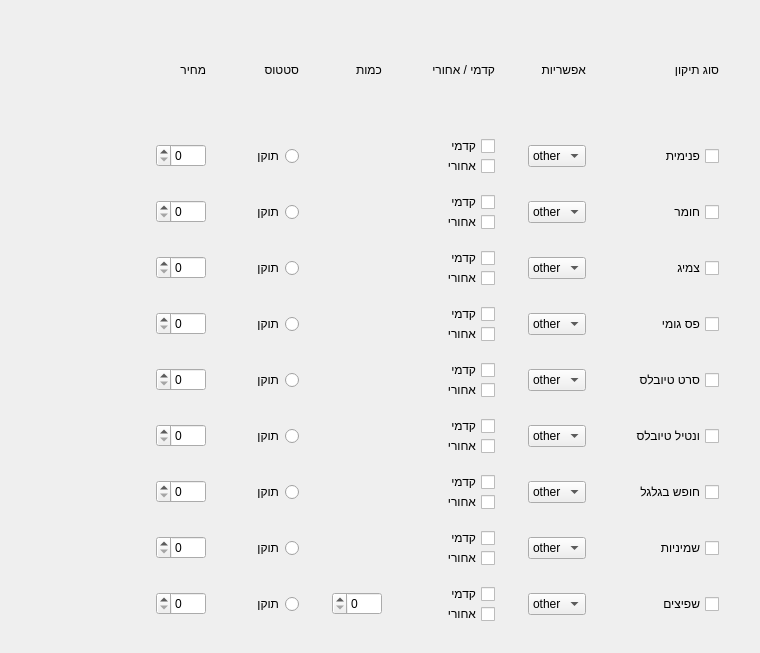
    <widget class="QWidget" name="wheel_tab">
     <attribute name="title">
      <string>גלגלים</string>
     </attribute>
     <widget class="QWidget" name="gridLayoutWidget">
      <property name="geometry">
       <rect>
        <x>130</x>
        <y>10</y>
        <width>621</width>
        <height>634</height>
       </rect>
      </property>
      <property name="layoutDirection">
       <enum>Qt::LeftToRight</enum>
      </property>
      <layout class="QGridLayout" name="gridLayout">
       <property name="bottomMargin">
        <number>0</number>
       </property>
       <property name="horizontalSpacing">
        <number>7</number>
       </property>
       <item row="6" column="0">
        <widget class="QSpinBox" name="tubeless_tape_price">
         <property name="maximumSize">
          <size>
           <width>50</width>
           <height>16777215</height>
          </size>
         </property>
         <property name="layoutDirection">
          <enum>Qt::RightToLeft</enum>
         </property>
        </widget>
       </item>
       <item row="5" column="0">
        <widget class="QSpinBox" name="tire_liner_price">
         <property name="maximumSize">
          <size>
           <width>100</width>
           <height>16777215</height>
          </size>
         </property>
         <property name="layoutDirection">
          <enum>Qt::RightToLeft</enum>
         </property>
        </widget>
       </item>
       <item row="4" column="1">
        <widget class="QRadioButton" name="tire_fixed">
         <property name="layoutDirection">
          <enum>Qt::RightToLeft</enum>
         </property>
         <property name="text">
          <string>תוקן</string>
         </property>
        </widget>
       </item>
       <item row="1" column="2">
        <widget class="QLabel" name="label_17">
         <property name="enabled">
          <bool>true</bool>
         </property>
         <property name="maximumSize">
          <size>
           <width>50</width>
           <height>16777215</height>
          </size>
         </property>
         <property name="layoutDirection">
          <enum>Qt::RightToLeft</enum>
         </property>
         <property name="text">
          <string>כמות</string>
         </property>
        </widget>
       </item>
       <item row="1" column="1">
        <widget class="QLabel" name="label_7">
         <property name="enabled">
          <bool>true</bool>
         </property>
         <property name="layoutDirection">
          <enum>Qt::RightToLeft</enum>
         </property>
         <property name="text">
          <string>סטטוס</string>
         </property>
        </widget>
       </item>
       <item row="5" column="1">
        <widget class="QRadioButton" name="tire_liner_fixed">
         <property name="layoutDirection">
          <enum>Qt::RightToLeft</enum>
         </property>
         <property name="text">
          <string>תוקן</string>
         </property>
        </widget>
       </item>
       <item row="3" column="1">
        <widget class="QRadioButton" name="seal_fixed">
         <property name="layoutDirection">
          <enum>Qt::RightToLeft</enum>
         </property>
         <property name="text">
          <string>תוקן</string>
         </property>
        </widget>
       </item>
       <item row="4" column="0">
        <widget class="QSpinBox" name="tire_price">
         <property name="maximumSize">
          <size>
           <width>100</width>
           <height>16777215</height>
          </size>
         </property>
         <property name="layoutDirection">
          <enum>Qt::RightToLeft</enum>
         </property>
        </widget>
       </item>
       <item row="10" column="4">
        <widget class="QComboBox" name="FSpokesComboBox">
         <property name="layoutDirection">
          <enum>Qt::LeftToRight</enum>
         </property>
         <item>
          <property name="text">
           <string>other</string>
          </property>
         </item>
        </widget>
       </item>
       <item row="6" column="4">
        <widget class="QComboBox" name="TubeLessTapeComboBox">
         <property name="layoutDirection">
          <enum>Qt::LeftToRight</enum>
         </property>
         <item>
          <property name="text">
           <string>other</string>
          </property>
         </item>
        </widget>
       </item>
       <item row="7" column="1">
        <widget class="QRadioButton" name="tubeless_value_fixed">
         <property name="layoutDirection">
          <enum>Qt::RightToLeft</enum>
         </property>
         <property name="text">
          <string>תוקן</string>
         </property>
        </widget>
       </item>
       <item row="4" column="4">
        <widget class="QComboBox" name="TireComboBox">
         <property name="layoutDirection">
          <enum>Qt::LeftToRight</enum>
         </property>
         <item>
          <property name="text">
           <string>other</string>
          </property>
         </item>
        </widget>
       </item>
       <item row="7" column="4">
        <widget class="QComboBox" name="TubelessVenComboBox">
         <property name="layoutDirection">
          <enum>Qt::LeftToRight</enum>
         </property>
         <item>
          <property name="text">
           <string>other</string>
          </property>
         </item>
        </widget>
       </item>
       <item row="5" column="4">
        <widget class="QComboBox" name="TireLinerComboBox">
         <property name="layoutDirection">
          <enum>Qt::LeftToRight</enum>
         </property>
         <item>
          <property name="text">
           <string>other</string>
          </property>
         </item>
        </widget>
       </item>
       <item row="3" column="4">
        <widget class="QComboBox" name="SealComboBox">
         <property name="layoutDirection">
          <enum>Qt::LeftToRight</enum>
         </property>
         <item>
          <property name="text">
           <string>other</string>
          </property>
         </item>
        </widget>
       </item>
       <item row="1" column="5">
        <widget class="QLabel" name="label_5">
         <property name="enabled">
          <bool>true</bool>
         </property>
         <property name="maximumSize">
          <size>
           <width>100</width>
           <height>100</height>
          </size>
         </property>
         <property name="layoutDirection">
          <enum>Qt::RightToLeft</enum>
         </property>
         <property name="text">
          <string>סוג תיקון</string>
         </property>
        </widget>
       </item>
       <item row="8" column="0">
        <widget class="QSpinBox" name="free_wheel_price">
         <property name="maximumSize">
          <size>
           <width>100</width>
           <height>16777215</height>
          </size>
         </property>
         <property name="layoutDirection">
          <enum>Qt::RightToLeft</enum>
         </property>
        </widget>
       </item>
       <item row="10" column="2">
        <widget class="QSpinBox" name="FSpokes_quntity_spinBox">
         <property name="maximumSize">
          <size>
           <width>100</width>
           <height>16777215</height>
          </size>
         </property>
         <property name="layoutDirection">
          <enum>Qt::RightToLeft</enum>
         </property>
        </widget>
       </item>
       <item row="2" column="5">
        <widget class="QCheckBox" name="TubeCheckbox">
         <property name="maximumSize">
          <size>
           <width>100</width>
           <height>16777215</height>
          </size>
         </property>
         <property name="layoutDirection">
          <enum>Qt::RightToLeft</enum>
         </property>
         <property name="text">
          <string>פנימית</string>
         </property>
        </widget>
       </item>
       <item row="1" column="4">
        <widget class="QLabel" name="label_18">
         <property name="enabled">
          <bool>true</bool>
         </property>
         <property name="maximumSize">
          <size>
           <width>50</width>
           <height>16777215</height>
          </size>
         </property>
         <property name="layoutDirection">
          <enum>Qt::RightToLeft</enum>
         </property>
         <property name="text">
          <string>אפשריות</string>
         </property>
        </widget>
       </item>
       <item row="8" column="1">
        <widget class="QRadioButton" name="free_wheel_fixed">
         <property name="layoutDirection">
          <enum>Qt::RightToLeft</enum>
         </property>
         <property name="text">
          <string>תוקן</string>
         </property>
        </widget>
       </item>
       <item row="9" column="4">
        <widget class="QComboBox" name="WheelTuneComboBox">
         <property name="layoutDirection">
          <enum>Qt::LeftToRight</enum>
         </property>
         <item>
          <property name="text">
           <string>other</string>
          </property>
         </item>
        </widget>
       </item>
       <item row="2" column="0">
        <widget class="QSpinBox" name="tube_price">
         <property name="maximumSize">
          <size>
           <width>100</width>
           <height>16777215</height>
          </size>
         </property>
         <property name="layoutDirection">
          <enum>Qt::RightToLeft</enum>
         </property>
        </widget>
       </item>
       <item row="6" column="5">
        <widget class="QCheckBox" name="TubeLessTapeCheckBox">
         <property name="layoutDirection">
          <enum>Qt::RightToLeft</enum>
         </property>
         <property name="text">
          <string>סרט טיובלס</string>
         </property>
        </widget>
       </item>
       <item row="10" column="5">
        <widget class="QCheckBox" name="FSpokesCheckBox">
         <property name="layoutDirection">
          <enum>Qt::RightToLeft</enum>
         </property>
         <property name="text">
          <string>שפיצים</string>
         </property>
        </widget>
       </item>
       <item row="9" column="5">
        <widget class="QCheckBox" name="WheelTuneCheckBox">
         <property name="layoutDirection">
          <enum>Qt::RightToLeft</enum>
         </property>
         <property name="text">
          <string>שמיניות</string>
         </property>
        </widget>
       </item>
       <item row="6" column="1">
        <widget class="QRadioButton" name="tubeless_tape_fixed">
         <property name="layoutDirection">
          <enum>Qt::RightToLeft</enum>
         </property>
         <property name="text">
          <string>תוקן</string>
         </property>
        </widget>
       </item>
       <item row="10" column="0">
        <widget class="QSpinBox" name="FSpokes_spinBox">
         <property name="maximumSize">
          <size>
           <width>100</width>
           <height>16777215</height>
          </size>
         </property>
         <property name="layoutDirection">
          <enum>Qt::RightToLeft</enum>
         </property>
        </widget>
       </item>
       <item row="1" column="0">
        <widget class="QLabel" name="label_8">
         <property name="enabled">
          <bool>true</bool>
         </property>
         <property name="layoutDirection">
          <enum>Qt::RightToLeft</enum>
         </property>
         <property name="text">
          <string>מחיר</string>
         </property>
        </widget>
       </item>
       <item row="8" column="5">
        <widget class="QCheckBox" name="FreeWheelCheckBox">
         <property name="layoutDirection">
          <enum>Qt::RightToLeft</enum>
         </property>
         <property name="text">
          <string>חופש בגלגל</string>
         </property>
        </widget>
       </item>
       <item row="3" column="5">
        <widget class="QCheckBox" name="SealCheckbox">
         <property name="layoutDirection">
          <enum>Qt::RightToLeft</enum>
         </property>
         <property name="text">
          <string>חומר</string>
         </property>
        </widget>
       </item>
       <item row="7" column="5">
        <widget class="QCheckBox" name="TubelessVenCheckBox">
         <property name="layoutDirection">
          <enum>Qt::RightToLeft</enum>
         </property>
         <property name="text">
          <string>ונטיל טיובלס</string>
         </property>
        </widget>
       </item>
       <item row="2" column="4">
        <widget class="QComboBox" name="TubeComboBox">
         <property name="maximumSize">
          <size>
           <width>100</width>
           <height>16777215</height>
          </size>
         </property>
         <property name="layoutDirection">
          <enum>Qt::LeftToRight</enum>
         </property>
         <property name="duplicatesEnabled">
          <bool>false</bool>
         </property>
         <item>
          <property name="text">
           <string>other</string>
          </property>
         </item>
        </widget>
       </item>
       <item row="9" column="0">
        <widget class="QSpinBox" name="FWheel_spinBox">
         <property name="maximumSize">
          <size>
           <width>100</width>
           <height>16777215</height>
          </size>
         </property>
         <property name="layoutDirection">
          <enum>Qt::RightToLeft</enum>
         </property>
        </widget>
       </item>
       <item row="9" column="1">
        <widget class="QRadioButton" name="FWheelRadioButton">
         <property name="layoutDirection">
          <enum>Qt::RightToLeft</enum>
         </property>
         <property name="text">
          <string>תוקן</string>
         </property>
        </widget>
       </item>
       <item row="3" column="0">
        <widget class="QSpinBox" name="seal_price">
         <property name="maximumSize">
          <size>
           <width>100</width>
           <height>16777215</height>
          </size>
         </property>
         <property name="layoutDirection">
          <enum>Qt::RightToLeft</enum>
         </property>
        </widget>
       </item>
       <item row="4" column="5">
        <widget class="QCheckBox" name="TireCheckBox">
         <property name="layoutDirection">
          <enum>Qt::RightToLeft</enum>
         </property>
         <property name="text">
          <string>צמיג</string>
         </property>
        </widget>
       </item>
       <item row="5" column="5">
        <widget class="QCheckBox" name="TireLinerCheckBox">
         <property name="layoutDirection">
          <enum>Qt::RightToLeft</enum>
         </property>
         <property name="text">
          <string>פס גומי</string>
         </property>
        </widget>
       </item>
       <item row="7" column="0">
        <widget class="QSpinBox" name="tubeless_value_price">
         <property name="maximumSize">
          <size>
           <width>100</width>
           <height>16777215</height>
          </size>
         </property>
         <property name="layoutDirection">
          <enum>Qt::RightToLeft</enum>
         </property>
        </widget>
       </item>
       <item row="8" column="4">
        <widget class="QComboBox" name="FreeWheelComboBox">
         <property name="layoutDirection">
          <enum>Qt::LeftToRight</enum>
         </property>
         <item>
          <property name="text">
           <string>other</string>
          </property>
         </item>
        </widget>
       </item>
       <item row="10" column="1">
        <widget class="QRadioButton" name="FSpokesRadioButton">
         <property name="layoutDirection">
          <enum>Qt::RightToLeft</enum>
         </property>
         <property name="text">
          <string>תוקן</string>
         </property>
        </widget>
       </item>
       <item row="1" column="3">
        <widget class="QLabel" name="label_22">
         <property name="enabled">
          <bool>true</bool>
         </property>
         <property name="maximumSize">
          <size>
           <width>80</width>
           <height>16777215</height>
          </size>
         </property>
         <property name="layoutDirection">
          <enum>Qt::RightToLeft</enum>
         </property>
         <property name="text">
          <string>קדמי / אחורי</string>
         </property>
        </widget>
       </item>
       <item row="2" column="3">
        <layout class="QVBoxLayout" name="verticalLayout_2">
         <item>
          <widget class="QCheckBox" name="front_tube">
           <property name="maximumSize">
            <size>
             <width>100</width>
             <height>16777215</height>
            </size>
           </property>
           <property name="layoutDirection">
            <enum>Qt::RightToLeft</enum>
           </property>
           <property name="text">
            <string>קדמי</string>
           </property>
          </widget>
         </item>
         <item>
          <widget class="QCheckBox" name="rear_tube">
           <property name="maximumSize">
            <size>
             <width>100</width>
             <height>16777215</height>
            </size>
           </property>
           <property name="layoutDirection">
            <enum>Qt::RightToLeft</enum>
           </property>
           <property name="text">
            <string>אחורי</string>
           </property>
          </widget>
         </item>
        </layout>
       </item>
       <item row="3" column="3">
        <layout class="QVBoxLayout" name="verticalLayout_3">
         <item>
          <widget class="QCheckBox" name="front_seal">
           <property name="maximumSize">
            <size>
             <width>100</width>
             <height>16777215</height>
            </size>
           </property>
           <property name="layoutDirection">
            <enum>Qt::RightToLeft</enum>
           </property>
           <property name="text">
            <string>קדמי</string>
           </property>
          </widget>
         </item>
         <item>
          <widget class="QCheckBox" name="rear_seal">
           <property name="maximumSize">
            <size>
             <width>100</width>
             <height>16777215</height>
            </size>
           </property>
           <property name="layoutDirection">
            <enum>Qt::RightToLeft</enum>
           </property>
           <property name="text">
            <string>אחורי</string>
           </property>
          </widget>
         </item>
        </layout>
       </item>
       <item row="4" column="3">
        <layout class="QVBoxLayout" name="verticalLayout_4">
         <item>
          <widget class="QCheckBox" name="front_tire">
           <property name="maximumSize">
            <size>
             <width>100</width>
             <height>16777215</height>
            </size>
           </property>
           <property name="layoutDirection">
            <enum>Qt::RightToLeft</enum>
           </property>
           <property name="text">
            <string>קדמי</string>
           </property>
          </widget>
         </item>
         <item>
          <widget class="QCheckBox" name="rear_tire">
           <property name="maximumSize">
            <size>
             <width>100</width>
             <height>16777215</height>
            </size>
           </property>
           <property name="layoutDirection">
            <enum>Qt::RightToLeft</enum>
           </property>
           <property name="text">
            <string>אחורי</string>
           </property>
          </widget>
         </item>
        </layout>
       </item>
       <item row="5" column="3">
        <layout class="QVBoxLayout" name="verticalLayout_5">
         <item>
          <widget class="QCheckBox" name="front_tire_liner">
           <property name="maximumSize">
            <size>
             <width>100</width>
             <height>16777215</height>
            </size>
           </property>
           <property name="layoutDirection">
            <enum>Qt::RightToLeft</enum>
           </property>
           <property name="text">
            <string>קדמי</string>
           </property>
          </widget>
         </item>
         <item>
          <widget class="QCheckBox" name="rear_tire_liner">
           <property name="maximumSize">
            <size>
             <width>100</width>
             <height>16777215</height>
            </size>
           </property>
           <property name="layoutDirection">
            <enum>Qt::RightToLeft</enum>
           </property>
           <property name="text">
            <string>אחורי</string>
           </property>
          </widget>
         </item>
        </layout>
       </item>
       <item row="6" column="3">
        <layout class="QVBoxLayout" name="verticalLayout_6">
         <item>
          <widget class="QCheckBox" name="front_tubeless_tape">
           <property name="maximumSize">
            <size>
             <width>100</width>
             <height>16777215</height>
            </size>
           </property>
           <property name="layoutDirection">
            <enum>Qt::RightToLeft</enum>
           </property>
           <property name="text">
            <string>קדמי</string>
           </property>
          </widget>
         </item>
         <item>
          <widget class="QCheckBox" name="rear_tubeless_tape">
           <property name="maximumSize">
            <size>
             <width>100</width>
             <height>16777215</height>
            </size>
           </property>
           <property name="layoutDirection">
            <enum>Qt::RightToLeft</enum>
           </property>
           <property name="text">
            <string>אחורי</string>
           </property>
          </widget>
         </item>
        </layout>
       </item>
       <item row="7" column="3">
        <layout class="QVBoxLayout" name="verticalLayout_7">
         <item>
          <widget class="QCheckBox" name="front_tubeless_value">
           <property name="maximumSize">
            <size>
             <width>100</width>
             <height>16777215</height>
            </size>
           </property>
           <property name="layoutDirection">
            <enum>Qt::RightToLeft</enum>
           </property>
           <property name="text">
            <string>קדמי</string>
           </property>
          </widget>
         </item>
         <item>
          <widget class="QCheckBox" name="rear_tubeles_value">
           <property name="maximumSize">
            <size>
             <width>100</width>
             <height>16777215</height>
            </size>
           </property>
           <property name="layoutDirection">
            <enum>Qt::RightToLeft</enum>
           </property>
           <property name="text">
            <string>אחורי</string>
           </property>
          </widget>
         </item>
        </layout>
       </item>
       <item row="8" column="3">
        <layout class="QVBoxLayout" name="verticalLayout_8">
         <item>
          <widget class="QCheckBox" name="front_free_wheel">
           <property name="maximumSize">
            <size>
             <width>100</width>
             <height>16777215</height>
            </size>
           </property>
           <property name="layoutDirection">
            <enum>Qt::RightToLeft</enum>
           </property>
           <property name="text">
            <string>קדמי</string>
           </property>
          </widget>
         </item>
         <item>
          <widget class="QCheckBox" name="rear_free_wheel">
           <property name="maximumSize">
            <size>
             <width>100</width>
             <height>16777215</height>
            </size>
           </property>
           <property name="layoutDirection">
            <enum>Qt::RightToLeft</enum>
           </property>
           <property name="text">
            <string>אחורי</string>
           </property>
          </widget>
         </item>
        </layout>
       </item>
       <item row="9" column="3">
        <layout class="QVBoxLayout" name="verticalLayout_9">
         <item>
          <widget class="QCheckBox" name="front_wheel_tune">
           <property name="maximumSize">
            <size>
             <width>100</width>
             <height>16777215</height>
            </size>
           </property>
           <property name="layoutDirection">
            <enum>Qt::RightToLeft</enum>
           </property>
           <property name="text">
            <string>קדמי</string>
           </property>
          </widget>
         </item>
         <item>
          <widget class="QCheckBox" name="FTubeCheckbox_18">
           <property name="maximumSize">
            <size>
             <width>100</width>
             <height>16777215</height>
            </size>
           </property>
           <property name="layoutDirection">
            <enum>Qt::RightToLeft</enum>
           </property>
           <property name="text">
            <string>אחורי</string>
           </property>
          </widget>
         </item>
        </layout>
       </item>
       <item row="2" column="1">
        <widget class="QRadioButton" name="tube_fixed">
         <property name="maximumSize">
          <size>
           <width>60</width>
           <height>16777215</height>
          </size>
         </property>
         <property name="layoutDirection">
          <enum>Qt::RightToLeft</enum>
         </property>
         <property name="text">
          <string>תוקן</string>
         </property>
        </widget>
       </item>
       <item row="10" column="3">
        <layout class="QVBoxLayout" name="verticalLayout_20">
         <item>
          <widget class="QCheckBox" name="front_wheel_tune_2">
           <property name="maximumSize">
            <size>
             <width>100</width>
             <height>16777215</height>
            </size>
           </property>
           <property name="layoutDirection">
            <enum>Qt::RightToLeft</enum>
           </property>
           <property name="text">
            <string>קדמי</string>
           </property>
          </widget>
         </item>
         <item>
          <widget class="QCheckBox" name="FTubeCheckbox_19">
           <property name="maximumSize">
            <size>
             <width>100</width>
             <height>16777215</height>
            </size>
           </property>
           <property name="layoutDirection">
            <enum>Qt::RightToLeft</enum>
           </property>
           <property name="text">
            <string>אחורי</string>
           </property>
          </widget>
         </item>
        </layout>
       </item>
      </layout>
     </widget>
    </widget>
